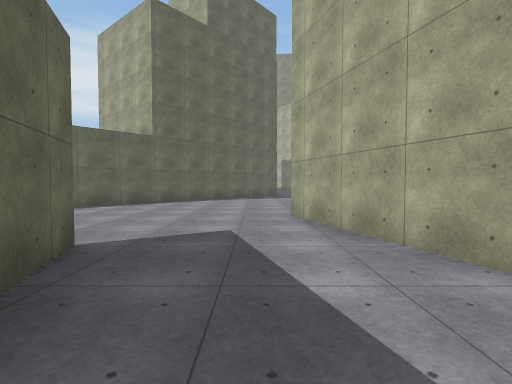
[1] (above)

24 first-person views from a walk through a scene from a Unity 3-D project. The camera is 1.5 m above the floor, tilts 2° down and sees 85° across. The floor is counted in squares, 2 m on a side. Each view is taken from the middle of a square. On the plan, view 1 faces up. The plan holds only what a view shows up to about 10 squares ahead; the rest is blank. The place goes on beyond the plan. Surface patterns are stand-ins for the level's own textures.

[2]
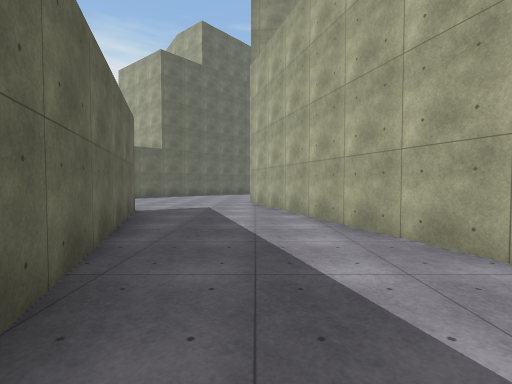

[3]
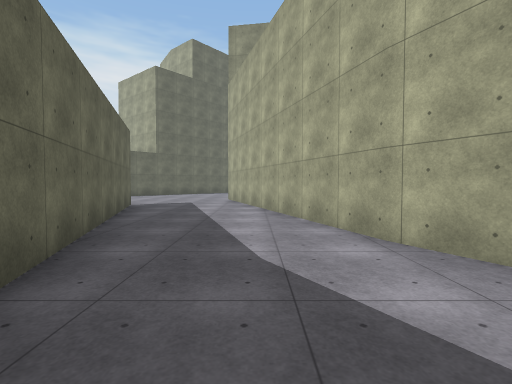

[4]
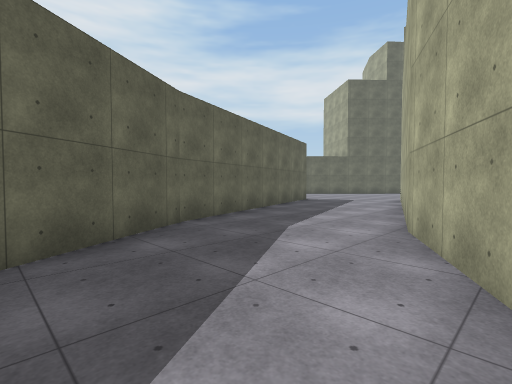

[5]
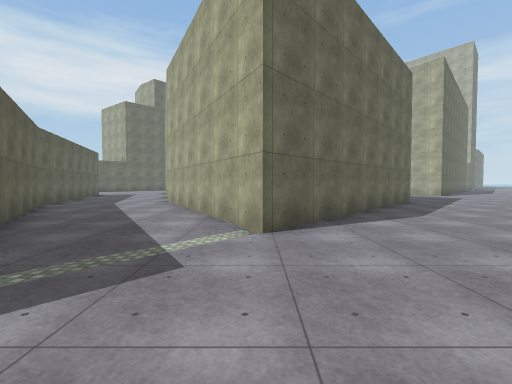

[6]
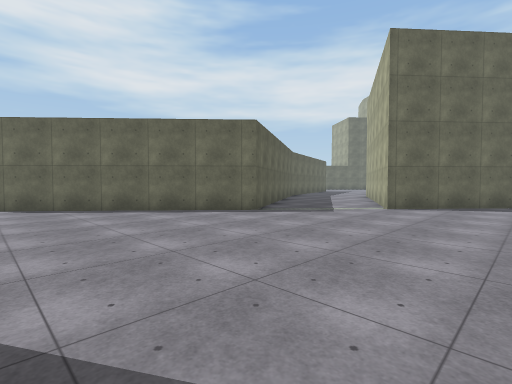

[7]
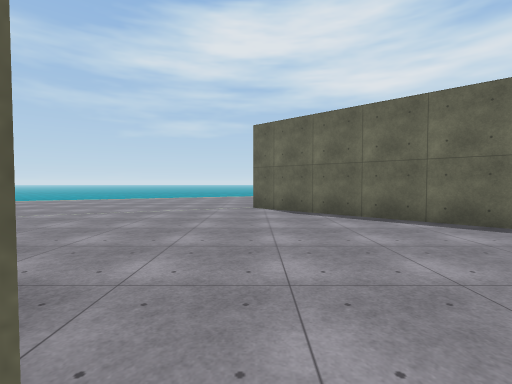

[8]
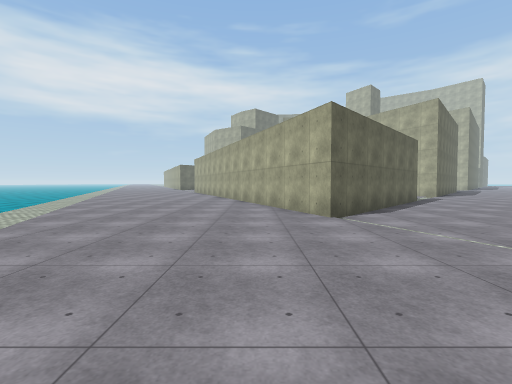

[9]
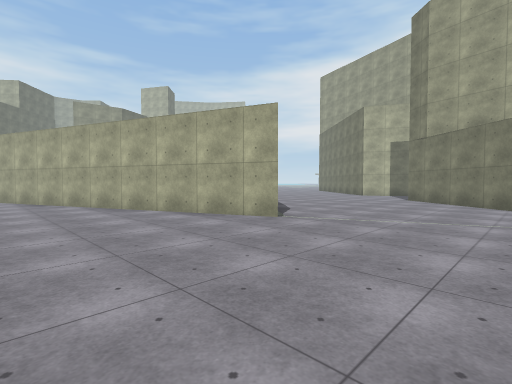

[10]
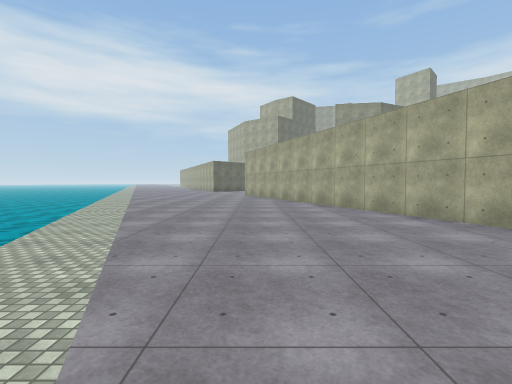

[11]
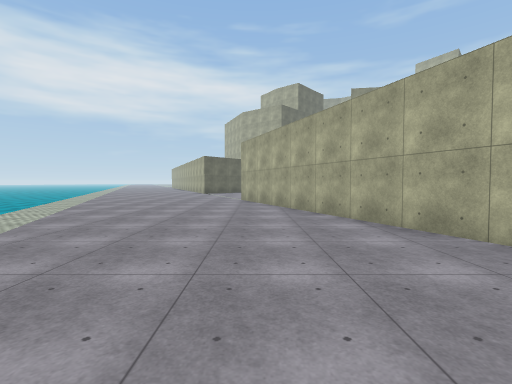

[12]
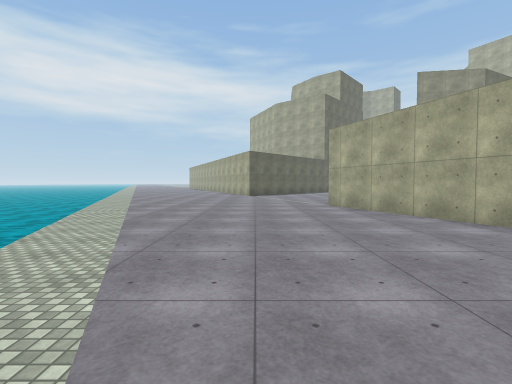

[13]
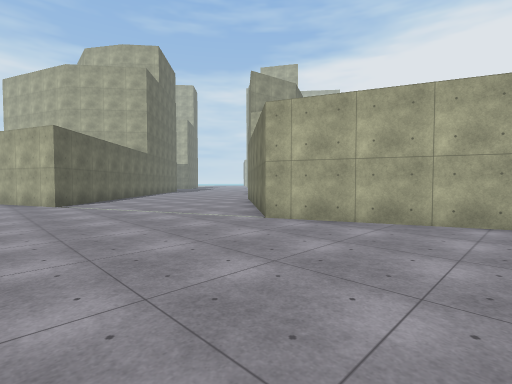

[14]
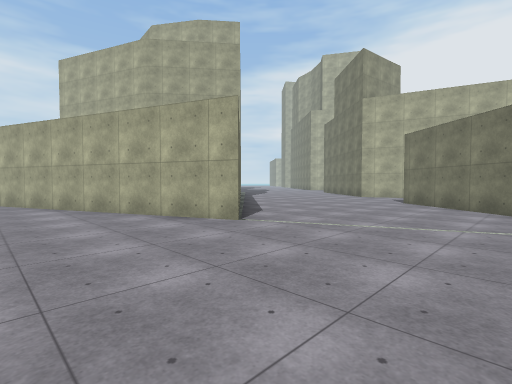

[15]
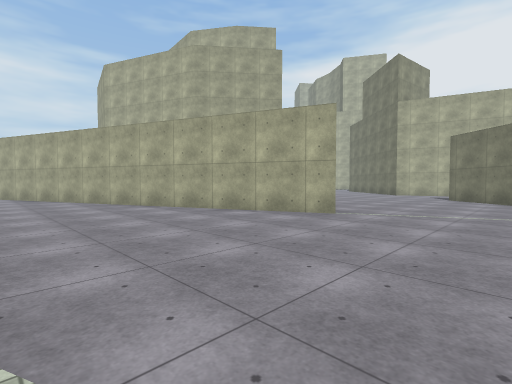

[16]
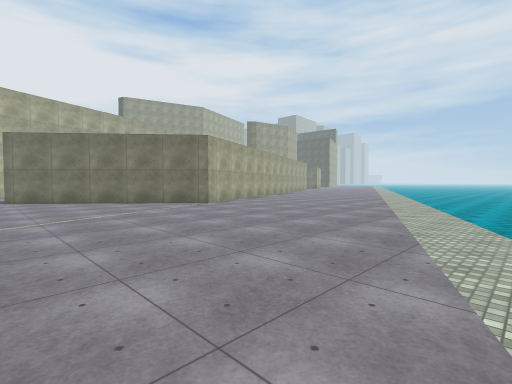

[17]
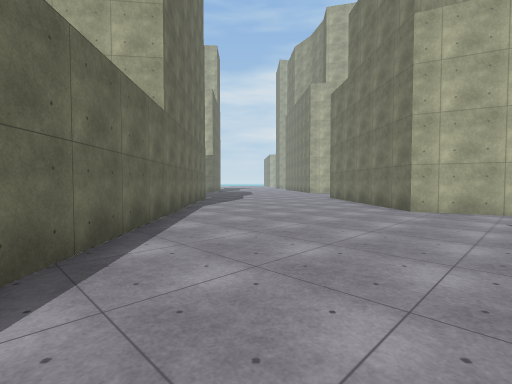

[18]
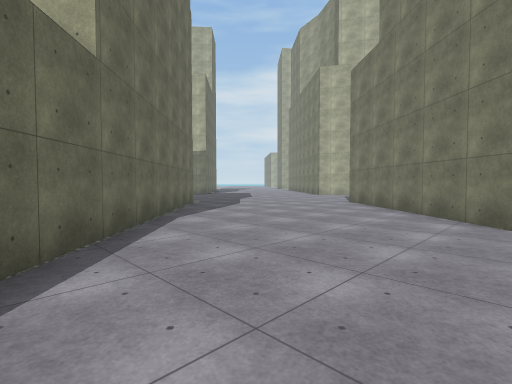

[19]
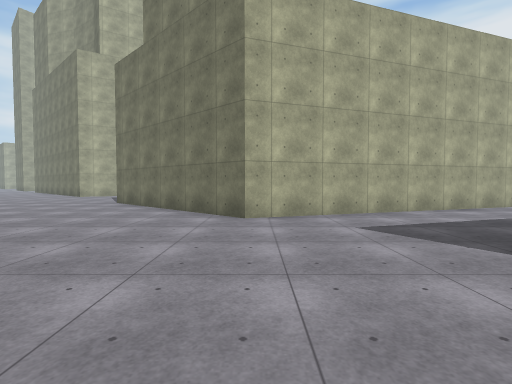

[20]
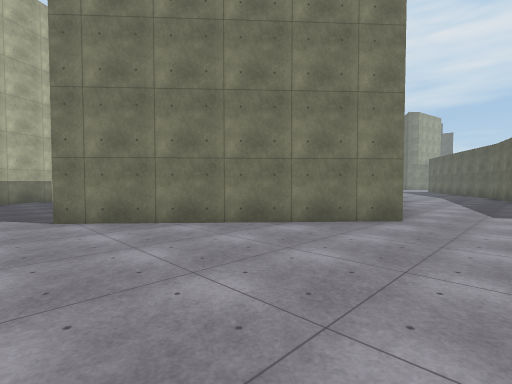

[21]
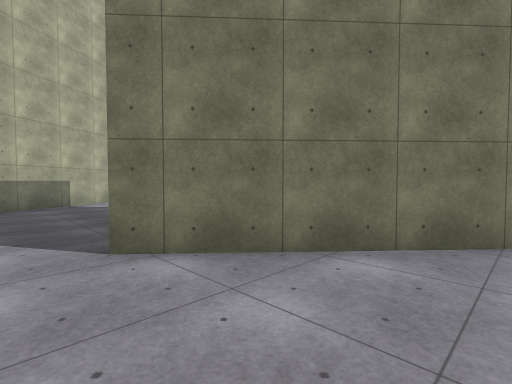

[22]
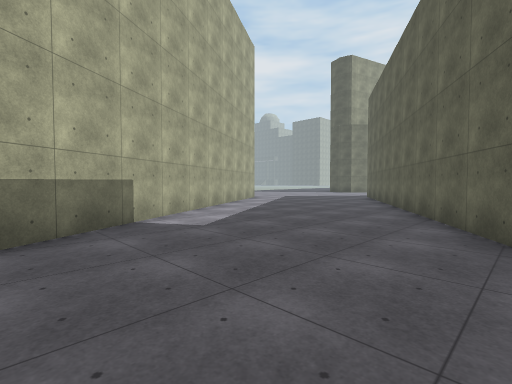

[23]
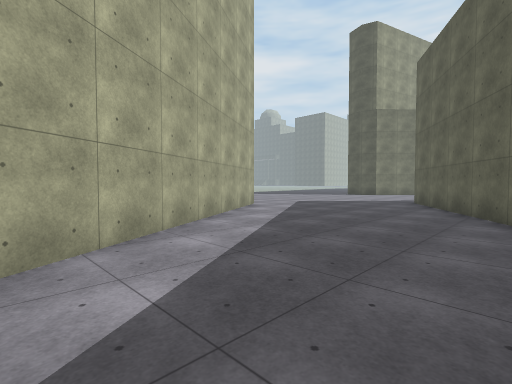

[24]
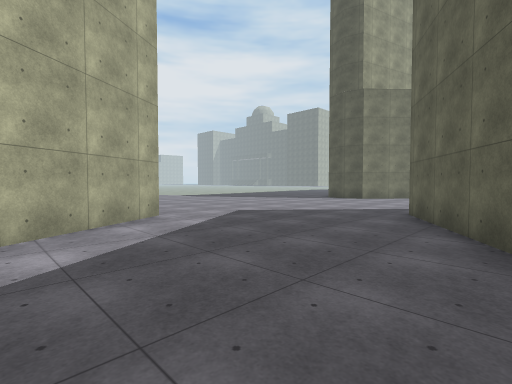

### Floor plan
Key: @ floor where view 1 was taken; # wall or solid block; . floor; ≈ water the walk keeps out of.
Columns run from 15 left of view 1 to 19 right of it. Each row starts with its distance up from view 1.
 12  ..#        ##............##
 11  ..#       ##.......#......##
 10 ...##     ##.......## ......#
  9 ....#    ##........#  ......##
  8 ....##  ##........##   ......#
  7 .....# ##........##   #......##
  6 .....###........##    ##......##
  5 ......#.........##     #.......#
  4 .................#     ##......##
  3 .............#...#      ##......#
  2 ............##...##      #........
  1 ...........###....#      ##........
  0 ..........## ##@..#       ##.......
 -1 ≈........##   #...##       #.......
 -2 ≈........#    #....#       ##.....
 -3 ≈≈.......#    ##...##     ##.....
 -4 ≈≈.......##    #....#    ##.....
 -5 ≈≈........#    #....##  ##.....
 -6 ≈≈≈.......##   ##....#  #.....
 -7  ≈ ........#    ##...####....
 -8  ≈≈≈.......##    #....##....
 -9  ≈≈ ........#      ........
-10   ≈≈≈.......#     #.......
-11   ≈≈≈.......##    ##......
-12    ≈≈........#    ##......
-13      ≈.......##  ##.......
-14       ........# ##........
-15       ≈.......###.........
-16        .......##..........
-17        ........#..........
-18         .............. #
-19          .............#
-20           ...........##
-21           ..........##
-22             .......
-23              ....

Positions as (right, up) in squares from view 1, and headings:
1: (0, 0), facing up
2: (1, -4), facing up
3: (2, -6), facing up
4: (5, -7), facing up-left
5: (7, -13), facing up
6: (10, -17), facing up-left
7: (8, -17), facing left
8: (-2, -23), facing up
9: (-5, -21), facing up-right
10: (-6, -18), facing up
11: (-6, -14), facing up
12: (-9, -11), facing up
13: (-11, -6), facing up-right
14: (-13, 0), facing up-right
15: (-15, 1), facing up-right
16: (-15, 4), facing down-right
17: (-7, 4), facing up-right
18: (-5, 6), facing up-right
19: (-5, 6), facing right
20: (-1, 12), facing down-right
21: (2, 12), facing down-right
22: (7, 12), facing down-right
23: (10, 9), facing down-right
24: (11, 5), facing down-right
